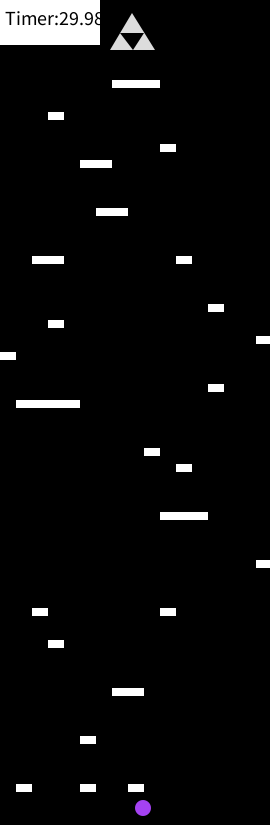
Frame 1 (no input)
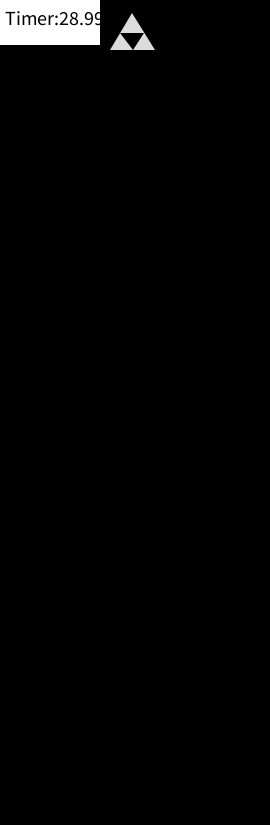
Frame 60 (the mouse pressed at the canvas centre just before this capture)
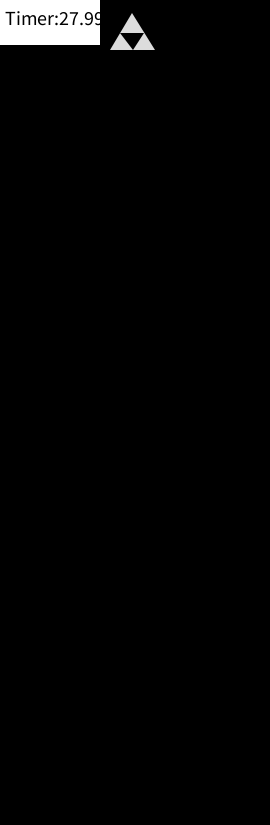
Frame 120 (the mouse held since frame 60 and released just before this capture)

The Processing sketch that drew these frames (run headless with seeded random() and noise(); from frame 60 on, the mouse is pressed at the canvas centre):

// Processing sketch: processing_94157
// ── processing_94157.pde

/* OpenProcessing Tweak of *@*http://www.openprocessing.org/sketch/72761*@* */
/* !do not delete the line above, required for linking your tweak if you re-upload */
/* OpenProcessing Tweak of *@*http://www.openprocessing.org/sketch/17115*@* */

float i = 0;
float time = 0;
float boxX = 0;
float boxY= 0;
float boxSize = 0;
final int WIDTH = 17;
final int HEIGHT = 51;
int[][] level = new int[HEIGHT][WIDTH];
boolean right = false, left = false, up = false;
Player p1;

float timer = 30.0;
float gameTimer = 20.0;

void setup() {
  size(270, 825);
  noStroke ();
  background(250);
  p1 = new Player(135, 800);
  //p1 = new Player (135, 60); 
  
  
  level[int(floor(49.0))][int(floor(1.0))] ^= 1;
  level[int(floor(49.0))][int(floor(8.0))] ^= 1;
  level[int(floor(49.0))][int(floor(5.0))] ^= 1;
level[int(floor(46.0))][int(floor(5.0))] ^= 1;
level[int(floor(43.0))][int(floor(7.0))] ^= 1;
level[int(floor(43.0))][int(floor(8.0))] ^= 1;
level[int(floor(40.0))][int(floor(3.0))] ^= 1;
level[int(floor(38.0))][int(floor(2.0))] ^= 1;
level[int(floor(38.0))][int(floor(10.0))] ^= 1;
level[int(floor(35.0))][int(floor(16.0))] ^= 1;
level[int(floor(32.0))][int(floor(12.0))] ^= 1;
level[int(floor(32.0))][int(floor(10.0))] ^= 1;
level[int(floor(32.0))][int(floor(11.0))] ^= 1;
level[int(floor(29.0))][int(floor(11.0))] ^= 1;
level[int(floor(28.0))][int(floor(9.0))] ^= 1;
level[int(floor(25.0))][int(floor(4.0))] ^= 1;
level[int(floor(25.0))][int(floor(3.0))] ^= 1;
level[int(floor(25.0))][int(floor(2.0))] ^= 1;
level[int(floor(25.0))][int(floor(1.0))] ^= 1;
level[int(floor(22.0))][int(floor(0.0))] ^= 1;
level[int(floor(20.0))][int(floor(3.0))] ^= 1;
level[int(floor(24.0))][int(floor(13.0))] ^= 1;
level[int(floor(21.0))][int(floor(16.0))] ^= 1;
level[int(floor(19.0))][int(floor(13.5))] ^= 1;
level[int(floor(16.0))][int(floor(11.0))] ^= 1;
level[int(floor(13.0))][int(floor(7.0))] ^= 1;
level[int(floor(13.0))][int(floor(6.0))] ^= 1;
level[int(floor(16.0))][int(floor(2.0))] ^= 1;
level[int(floor(16.0))][int(floor(3.0))] ^= 1;
level[int(floor(5.0))][int(floor(8.0))] ^= 1;
level[int(floor(5.0))][int(floor(9.0))] ^= 1;
level[int(floor(5.0))][int(floor(7.0))] ^= 1;
level[int(floor(10.0))][int(floor(6.0))] ^= 1;
level[int(floor(10.0))][int(floor(5.0))] ^= 1;
level[int(floor(9.0))][int(floor(10.0))] ^= 1;
level[int(floor(7.0))][int(floor(3.0))] ^= 1;

fill(0);

}



void draw() {
  background(0);
  
time += 0.0167;
  timer -= 0.0167;
   
  
  
  
  p1.update();
  p1.display();
  drawLevel();
 if (time > 0.5) {
    background(0);
    fill(random(255), random(255), random(255));
    boxX = width/2 -50;
    boxY = height/2-50;
    rect(boxX, boxY, boxSize, boxSize);
    time = 0;
  }
    fill(255);
    rect(0,0,100,45);
    textSize(20);
    fill (0);
    text("Timer:"+ timer,5,25); 
 
 
  fill(220);
triangle(132,13,155,50,110,50);
fill(0);
triangle(133,50,144,33, 120 ,33);

if (timer <=0) {
  fill(255);
  
  text("YOU LOSE",70,375);
}
 
  
ellipse(10, 800,18,18);
 
}

void drawLevel() {
  fill(255);
  noStroke();
  for ( int ix = 0; ix < WIDTH; ix++ ) {
    for ( int iy = 0; iy < HEIGHT; iy++ ) {
      switch(level[iy][ix]) {
      case 1: 
        rect(ix*16, iy*16, 16, 8);
      }
    }
  }
}




boolean place_free(int xx, int yy) {
  yy = int(floor(yy/16.0));
  xx = int(floor(xx/16.0));
  if ( xx > -1 && xx < level[0].length && yy > -1 && yy < level.length ) {
    if ( level[yy][xx] == 0 ) {
      return true;
    }
  }
  return false;
}

void keyPressed() {
  switch(keyCode) {
  case RIGHT: 
    right = true; 
    break;
  case LEFT: 
    left = true; 
    break;
  case UP: 
    up = true; 
    break;
  }
}  

void keyReleased() {
  switch(keyCode) {
  case RIGHT: 
    right = false; 
    break;
  case LEFT: 
    left = false; 
    break;
  case UP: 
    up = false; 
    break;
  }
}




class Player {
  int x, y;
  float xSpeed, ySpeed;
  float accel, deccel;
  float maxXspd, maxYspd;
  float xSave, ySave;
  int xRep, yRep;
  float gravity;
  Player(int _x, int _y ) {
    x = _x;
    y = _y;
    xSpeed = 0;
    ySpeed = 0;
    accel = 0.5;
    deccel = 0.5;
    maxXspd = 3;
    maxYspd = 12;
    xSave = 0;
    ySave = 0;
    xRep = 0;
    yRep = 0;
    gravity = 0.25;
  }
  void update() {
    if ( right ) {
      xSpeed += accel;
      if ( xSpeed > maxXspd ) {
        xSpeed = maxXspd;
      }
    }
    else if ( left ) {
      xSpeed -= accel;
      if ( xSpeed < -maxXspd ) {
        xSpeed = -maxXspd;
      }
    }
    else { 
      if ( xSpeed > 0 ) {
        xSpeed -= deccel;
        if ( xSpeed < 0 ) {
          xSpeed = 0;
        }
      }
      else if ( xSpeed < 0 ) {
        xSpeed += deccel;
        if ( xSpeed > 0 ) {
          xSpeed = 0;
        }
      }
    }

    if ( up ) {
      if ( !place_free(x, y+16) || !place_free(x+15, y+16) ) {
        ySpeed = -5.3;
      }
    }

    ySpeed += gravity;
    xRep = 0;
    yRep = 0;
    xRep += floor(abs(xSpeed));
    yRep += floor(abs(ySpeed));
    xSave += abs(xSpeed)-floor(abs(xSpeed));
    ySave += abs(ySpeed)-floor(abs(ySpeed));
    int signX = (xSpeed < 0) ? -1 : 1;
    int signY = (ySpeed < 0) ? -1 : 1;
    int offsetX = (xSpeed < 0) ? 4 : 15;
    int offsetY = (ySpeed < 0) ? 4 : 15;

    if ( xSave >= 132 ) {
      xSave -= 1;
      xRep++;
    }
    if ( ySave >= 1 ) {
      ySave -= 1;
      yRep++;
    }

    for ( ; yRep > 0; yRep-- ) {
      if ( place_free(x, y+offsetY+signY) && place_free(x+15, y+offsetY+signY) ) {
        y += signY;
      }
      else {
        ySpeed = 0;
      }
    }
    for ( ; xRep > 0; xRep-- ) {
      if ( place_free(x+offsetX+signX, y) && place_free(x+offsetX+signX, y+15) ) {
        x += signX;
      }
      else {
        xSpeed = 0;
      }
    }
  }
  void display() {
    pushMatrix();
    ellipseMode (CORNER);
    fill(random(255), random(255),random (255));
    smooth(); 
    ellipse(x, y, 16, 16);
    popMatrix();
    
    if( y<75 )
    {
      textSize(32);
      text("YOU WIN",70,375);
      
    }
    
   
    
  }
}
